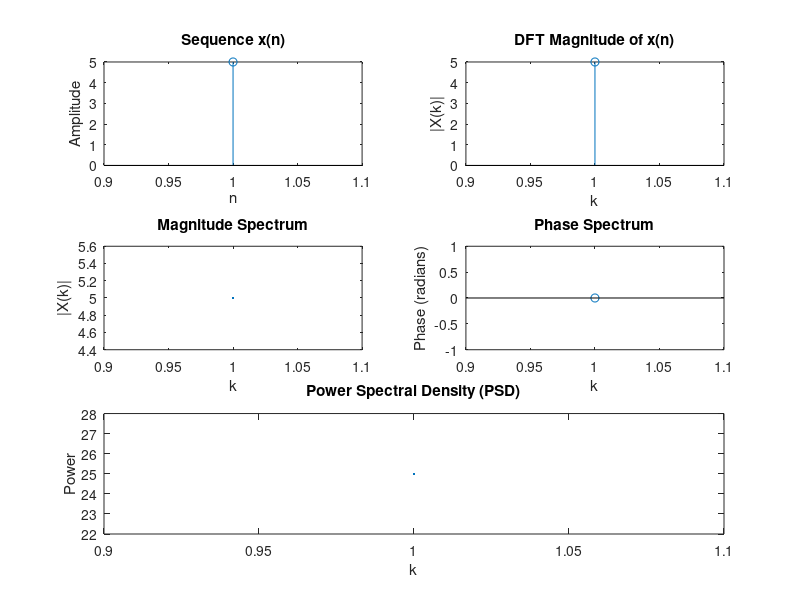

The MATLAB script that drew this image:
clc; clear all; close all;

x = input('inib');
%x = sin(2*pi*ts*2); % Example signal
N = length(x);
n = 0:N-1;
X = fft(x);

% Calculate the magnitude and phase spectra

mag_X = abs(X); 
phase_X = angle(X); 

PSD = (1/N) * (mag_X.^2); % Calculate the Power Spectral Density (PSD)

subplot(3, 2, 1);
stem(x);
title('Sequence x(n)');
xlabel('n');
ylabel('Amplitude');

subplot(3, 2, 2);
stem(abs(X));
title('DFT Magnitude of x(n)');
xlabel('k');
ylabel('|X(k)|');

subplot(3, 2, 3);
plot(mag_X);
title('Magnitude Spectrum');
xlabel('k');
ylabel('|X(k)|');

subplot(3, 2, 4);
stem(phase_X);
title('Phase Spectrum');
xlabel('k');
ylabel('Phase (radians)');

subplot(3, 2, [5, 6]);
plot(PSD);
title('Power Spectral Density (PSD)');
xlabel('k');
ylabel('Power');

saveas(1, 'magnpsd.png');
